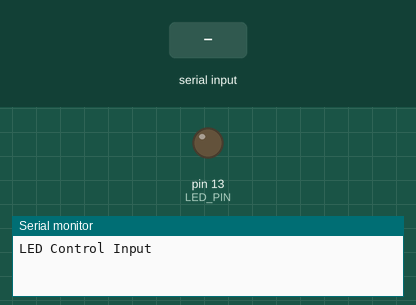
This sketch was run on a simulated Arduino Uno, built with avr-gcc and run on an emulated ATmega328P. On the bench: output pins drawn as LEDs (lit = HIGH), the last lines printed to the serial monitor. The inputs (shaded band) are chosen by the test bench.

Above: at 1.2 s.
1.3 s: "o90\n" received over Serial
At 2.8 s:
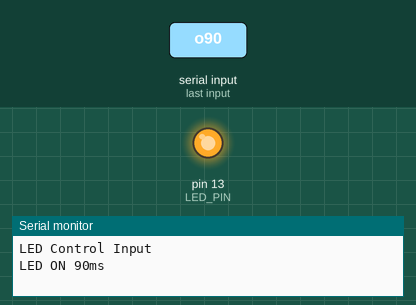
3.5 s: "o" received over Serial
Timing chart, 0 to 11.5 s (numbered marks = the images above; inputs shaded):
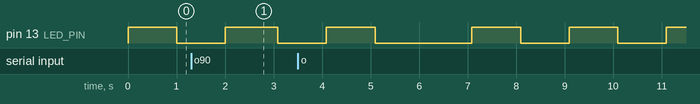

The sketch:

week4_study4.ino
```cpp
#define LED_PIN LED_BUILTIN
char reading;
int time;


void setup() {
  Serial.begin(9600);
  Serial.println("LED Control Input");
  pinMode(LED_PIN, OUTPUT);
}

void loop() {
  reading = Serial.read();

  if(reading == 'o') {
    time = Serial.parseInt();
    Serial.print("LED ON ");
    Serial.print(time);
    Serial.print("ms\n");
    digitalWrite(LED_PIN, HIGH);
    delay(time);
    digitalWrite(LED_PIN, LOW);
  }else if(reading == 'x') {
    time = Serial.parseInt();
    Serial.print("LED OFF ");
    Serial.print(time);
    Serial.print("ms\n");
    digitalWrite(LED_PIN, LOW);
    delay(time);
    digitalWrite(LED_PIN, HIGH);
    }

  digitalWrite(LED_PIN, HIGH);
  delay(1000);
  digitalWrite(LED_PIN, LOW);
  delay(1000);
}
```
